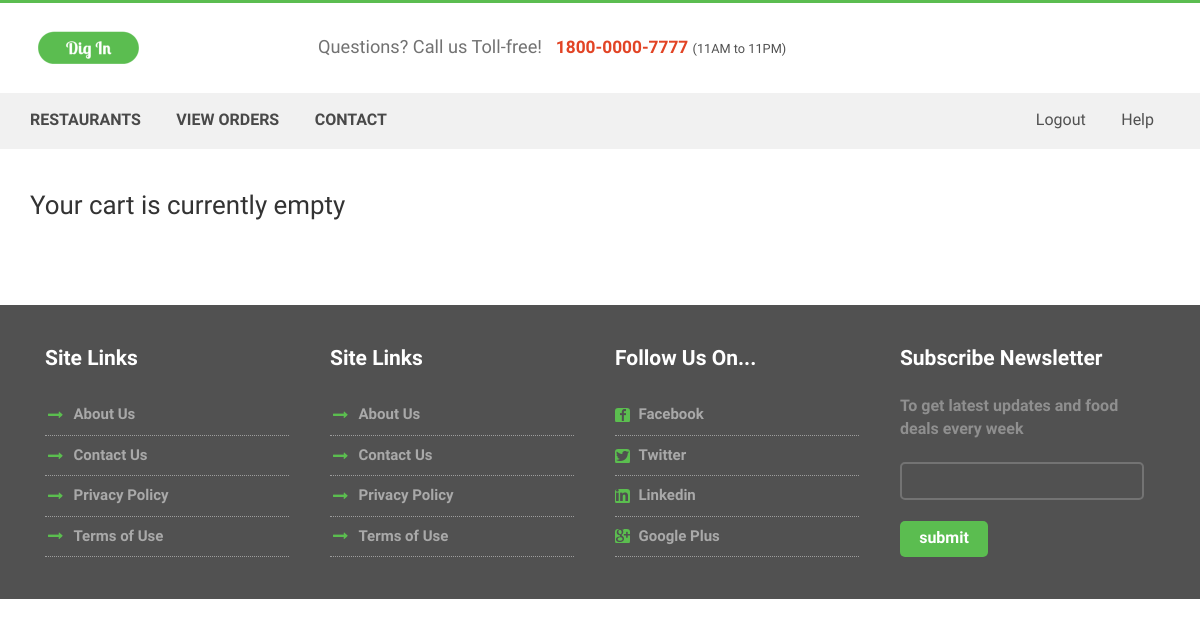
/view_cart (signed in), run on an earlier commit of the app's database.
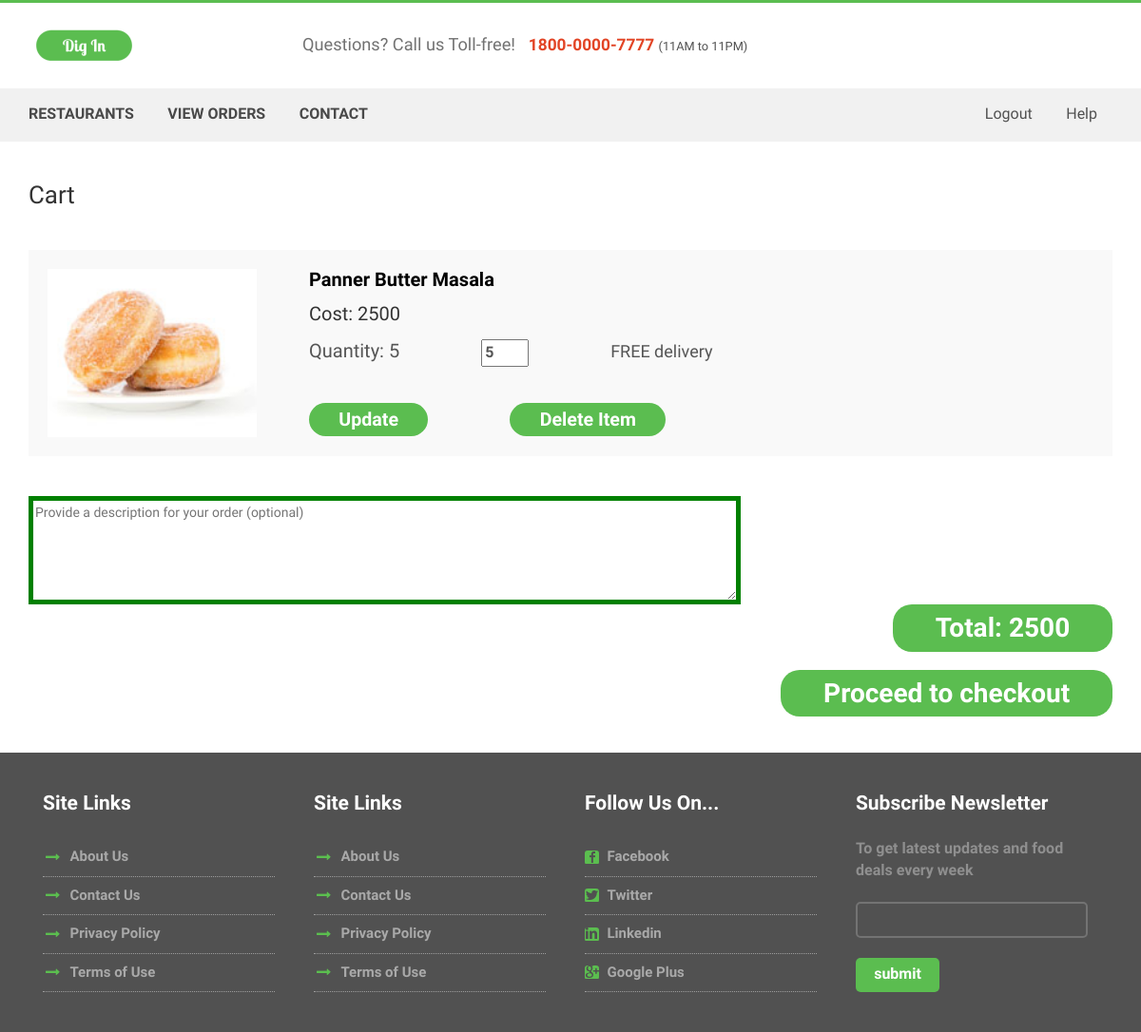
And on a later commit of the database.
### tables this page shows
CREATE TABLE "cart" (
	`customer_id`	INTEGER,
	`product_id`	INTEGER,
	`quantity`	INTEGER,
	`cost`	INTEGER,
	`restaurant_id`	INTEGER,
	PRIMARY KEY(`customer_id`,`product_id`)
);

CREATE TABLE "product" (
	`id`	INTEGER NOT NULL PRIMARY KEY AUTOINCREMENT UNIQUE,
	`name`	TEXT NOT NULL,
	`description`	TEXT NOT NULL,
	`price`	REAL NOT NULL,
	`type`	TEXT,
	`picture`	TEXT,
	`restaurant_id`	INTEGER,
	FOREIGN KEY(`restaurant_id`) REFERENCES `restaurant`(`id`) ON DELETE SET NULL
);

### routes.py (the view)
@app.route('/view_cart',methods=['GET','POST'])
def view_cart():
    if 'username' in session:
        customer = dbHandler.get_customer_from_username(session['username'])
        rows=dbHandler.view_cart(customer[0])
        if not rows:
            return render_template('view_cart.html', items=rows, logged_in = True,cart_empty=True,err_message="Your cart is currently empty")
        return render_template('view_cart.html', items=rows, logged_in = True)
    else:
        return render_template('login.html')

### models.py (called while the page is built)
def get_customer_from_username(username):
    con = sql.connect("digin.db")
    sqlQuery = "select * from customer where (username ='" + username + "')"
    cur = con.cursor()
    cur.execute(sqlQuery)
    row = cur.fetchone()
    return row

def view_cart(customer_id):
    con = sql.connect("digin.db")
    con.row_factory = sql.Row
    t = (customer_id,)
    sqlQuery ="SELECT cart.customer_id,cart.product_id,cart.quantity,cart.cost,product.name,product.picture,product.price,product.restaurant_id FROM cart INNER JOIN product ON cart.product_id =product.id where cart.customer_id= ?"
    cur = con.cursor()
    cur.execute(sqlQuery, t)
    rows = cur.fetchall()
    con.close()
    return rows

### templates/view_cart.html (shortened to what this page needs)
<!DOCTYPE html>
<html>
<head>
<link href="../static/css/bootstrap.css" rel='stylesheet' type='text/css' />
<link href="../static/css/style.css" rel="stylesheet" type="text/css" media="all" />
<link href="../static/css/animate.css" rel='stylesheet' type='text/css' />
</head>
<body>
	<div class="header">
		<div class="container">
			<div class="top-header">
				<div class="logo">
					<a href="{{ url_for('index') }}"><img src="../static/images/logo.png" class="img-responsive" alt="" /></a>
				</div>
				<div class="queries">
					<p>Questions? Call us Toll-free!<span>1800-0000-7777 </span><label>(11AM to 11PM)</label></p>
				</div>
				<div class="clearfix"></div>
			</div>
		</div>
			<div class="menu-bar">
			<div class="container">
				<div class="top-menu">
					<ul>
						<li><a href="{{ url_for('index') }}>Home</a></li>|
						<li class="active"><a href="{{ url_for('restaurants') }}">Restaurants</a></li>
						<li><a href="{{ url_for('vieworders') }}">View Orders</a></li>
						<li><a href="{{ url_for('contact') }}">contact</a></li>
					</ul>
				</div>
				<div class="login-section">
					<ul>
						{% if logged_in %}
							<li><a href="{{ url_for('logout') }}">Logout</a></li>
						{% endif %}
						<li><a href="#">Help</a></li>
					</ul>
				</div>
				<div class="clearfix"></div>
			</div>
		</div>
				</div>
<div class="cart-items">
	<div class="container">
			{% if not cart_empty%}
			 <h1>Cart</h1>
			 {% endif %}
			 {% if cart_empty%}
			 	<h1>{{err_message}}</h1>
			 {% endif %}
			 <div class="cart-header">
				{% set total = {'value': 0} %}
				 {% for item in items %}
				 <div class="cart-sec simpleCart_shelfItem">
						<div class="cart-item cyc">
							 <img src={{url_for('static', filename=item[5])}} class="img-responsive" alt="">
						</div>
					   <div class="cart-item-info">
					   <form id ="{{item[1]}}{{item[4]}}" action="/update_cart" method="post">
						<h3><a href="#" style="font-size:20px">{{item[4]}} </a><span style="font-size:20px"> Cost: {{item[3]}}</span></h3>
						<ul class="qty">
							<li><p style="font-size:20px">Quantity: {{item[2]}}</p></li>
							<li><p><input style="width:50px;font-size:16px;font-weight: bold" type="number" name="quantity" value="{{item[2]}}" min="1" ></p></li>
							<li><p style="font-size:18px">FREE delivery</p></li>
						</ul>
						</form>
							 <div class="delivery">
							 <ul class="qty">
							<li><a class="morebtn hvr-rectangle-in" href="#" onclick='document.getElementById("{{item[1]}}{{item[4]}}").submit();'>Update</a></li>
							<li><a class="morebtn hvr-rectangle-in" href="#" onclick='document.getElementById("{{item[1]}}{{item[0]}}").submit();'>Delete Item</a></li>
							</ul>
				        	</div>
					   </div>
					   <div class="clearfix"></div>
				  </div>
				  {% endfor %}
				   {% if not cart_empty %}
				   <form id="place_order" action="/placeorder" method="post">
				  <textarea name="order_description" style="border:solid 5px green;" placeholder="Provide a description for your order (optional)" cols="90" rows="5"></textarea>
				  </form>
				  <div style="text-align:right; font-size: 20px;">
				   <a class="morebtn hvr-rectangle-in" href="#">Total: {{total.value}}</a><p><br></p>
				  <a class="morebtn hvr-rectangle-in" href="#" onclick="document.getElementById('place_order').submit();">Proceed to checkout</a>
				  </div>
				  {% endif %}
				  </div>
			 </div>
		 </div>
	<div class="contact-section" id="contact">
			<div class="container">
				<div class="contact-section-grids">
					<div class="col-md-3 contact-section-grid wow fadeInLeft" data-wow-delay="0.4s">
						<h4>Site Links</h4>
						<ul>
							<li><i class="point"></i></li>
							<li class="data"><a href="#">About Us</a></li>
						</ul>
						<ul>
							<li><i class="point"></i></li>
							<li class="data"><a href="#">Contact Us</a></li>
						</ul>
						<ul>
							<li><i class="point"></i></li>
							<li class="data"><a href="#">Privacy Policy</a></li>
						</ul>
						<ul>
							<li><i class="point"></i></li>
							<li class="data"><a href="#">Terms of Use</a></li>
						</ul>
					</div>
					<div class="col-md-3 contact-section-grid wow fadeInLeft" data-wow-delay="0.4s">
						<h4>Site Links</h4>
						<ul>
							<li><i class="point"></i></li>
							<li class="data"><a href="#">About Us</a></li>
						</ul>
						<ul>
							<li><i class="point"></i></li>
							<li class="data"><a href="#">Contact Us</a></li>
						</ul>
						<ul>
							<li><i class="point"></i></li>
							<li class="data"><a href="#">Privacy Policy</a></li>
						</ul>
						<ul>
							<li><i class="point"></i></li>
							<li class="data"><a href="#">Terms of Use</a></li>
						</ul>
					</div>
					<div class="col-md-3 contact-section-grid wow fadeInRight" data-wow-delay="0.4s">
						<h4>Follow Us On...</h4>
						<ul>
							<li><i class="fb"></i></li>
							<li class="data"> <a href="#">  Facebook</a></li>
						</ul>
						<ul>
							<li><i class="tw"></i></li>
							<li class="data"> <a href="#">Twitter</a></li>
						</ul>
						<ul>
							<li><i class="in"></i></li>
							<li class="data"><a href="#"> Linkedin</a></li>
						</ul>
						<ul>
							<li><i class="gp"></i></li>
							<li class="data"><a href="#">Google Plus</a></li>
						</ul>
					</div>
					<div class="col-md-3 contact-section-grid nth-grid wow fadeInRight" data-wow-delay="0.4s">
						<h4>Subscribe Newsletter</h4>
						<p>To get latest updates and food deals every week</p>
						<input type="text" class="text" value="" onfocus="this.value = '';" onblur="if (this.value == '') {this.value = '';}">
						<input type="submit" value="submit">
						</div>
					<div class="clearfix"></div>
				</div>
			</div>
		</div>
</body>
</html>

### static/css/style.css (style rules this page uses)
body { padding:0; margin:0; font-family: 'Source Sans Pro', sans-serif; }
body a { transition:0.5s all; -webkit-transition:0.5s all; -moz-transition:0.5s all; -o-transition:0.5s all; -ms-transition:0.5s all; }
input[type="button"],input[type="submit"] { transition:0.5s all; -webkit-transition:0.5s all; -moz-transition:0.5s all; -o-transition:0.5s all; -ms-transition:0.5s all; }
h1,h2,h3,h4,h5,h6 { margin:0; }
p { margin:0; }
ul { margin:0; padding:0; }
label { margin:0; }
.header { border-top: 3px solid #5BBD50; }
.top-header { padding:2em 0; }
.logo { float:left; }
.queries { float:left; margin-left:15%; }
.queries p { color:#727272; font-size:1.3em; font-weight:300; margin-top: 3px; }
.queries p span { color:#E24425; margin-left:0.8em; font-weight:700; font-size:0.95em; }
.queries p label { font-size:0.7em; color:#515151; font-weight:500; }
.top-menu { float:left; color:#D9D9D9; }
.login-section { float:right; color:#D9D9D9; }
.top-menu ul li { display:inline-block; margin: 0 16px; }
.top-menu ul li:first-child { margin-left: 0; }
.top-menu ul li a { text-decoration:none; margin:0.5em 0; display:block; color: #494949; font-size:16px; font-weight:700; text-transform:uppercase; }
.login-section ul li { display:inline-block; margin: 0 16px; }
.login-section ul li a { margin:0.5em 0; display:block; color: #515151; font-size:16px; font-weight:500; }
.menu-bar { background:#F1F1F1; padding:0.6em 0; }
.nth-grid { margin-right:0; }
.contact-section { padding:3em 0; background:#515151; }
.contact-section-grid h4 { color:#FFFFFF; font-size:1.5em; font-weight:700; font-family: 'Lobster Two', cursive; margin-bottom:1.2em; }
.contact-section-grid ul li { display:inline-block; }
.contact-section-grid ul { border-bottom:1px dotted #9D9D9D; }
.contact-section-grid ul li i.point { width:20px; height:15px; background: url("../images/img-sprite.png") no-repeat -260px -46px; display: inline-block; vertical-align: middle; margin-right:5px; }
.contact-section-grid ul li i.fb { width:15px; height:15px; background: url("../images/img-sprite.png") no-repeat -280px -46px; display: inline-block; vertical-align: middle; margin-right:5px; border-radius: 3px; }
.contact-section-grid ul li i.tw { width:15px; height:15px; background: url("../images/img-sprite.png") no-repeat -295px -46px; display: inline-block; vertical-align: middle; margin-right:5px; border-radius: 3px; }
.contact-section-grid ul li i.in { width:15px; height:15px; background: url("../images/img-sprite.png") no-repeat -310px -46px; display: inline-block; vertical-align: middle; margin-right:5px; border-radius: 3px; }
.contact-section-grid ul li i.gp { width:15px; height:15px; background: url("../images/img-sprite.png") no-repeat -325px -46px; display: inline-block; vertical-align: middle; margin-right:5px; border-radius: 3px; }
.contact-section-grid ul li.data { color:#A9A9A9; font-weight:600; font-size:15px; margin:0.6em 0; }
.contact-section-grid ul li a { color:#A9A9A9; }
.contact-section-grid { width: 24%; margin-right: 1%; }
.contact-section-grid p { color:#8F8F8F; font-weight:600; font-size:16px; }
.contact-section-grid input.text { border: 2px solid #737373; outline: none; border-radius: 5px; background:#515151; padding:0.5em; width:100%; margin:1.5em 0; color:#fff; }
.contact-section-grid input[type="submit"] { outline: none; border:none; background:#5BBD50; color:#fff; font-size:16px; font-weight:700; padding:0.4em 1.2em; border-radius:5px; }
.cart-items { padding: 3em 0; }
.cart-items h1 { font-size: 1.85em; margin-bottom:1.7em; }
.cart-item { width: 20%; float: left; margin-right: 5%; }
.cart-item img { width: 100%; }
.cart-item-info { width: 75%; float: left; }
.cart-item-info h3 { font-size: 1em; font-weight: 600; }
.cart-item-info h3 a { color: #000; }
.cart-item-info h3 span { display: block; font-weight: 400; font-size: 0.85em; margin: 0.7em 0; }
ul.qty { padding: 0; margin: 0; list-style: none; }
ul.qty li { display: inline-block; margin-right: 10%; }
ul.qty li p { font-size: 0.8125em; color: #555; }
.delivery { margin-top: 3em; }
.cart-sec { margin-bottom: 3em; background-color: #F9F9F9; padding: 20px; }
.cart-header,.cart-header2,.cart-header3 { position: relative; }
a.morebtn { border: none; outline: none; padding: 0.3em 1.6em; color: #fff; background: #5BBD50; font-size: 1.4em; font-weight: 700; font-family: 'Lobster Two', cursive; border-radius: 20px; -webkit-border-radius: 20px; -moz-border-radius: 20px; -o-border-radius: 20px; text-decoration:none; }

What changed in the data, as far as the page shows it:
added cart: picture (picture), name "Panner Butter Masala", cost "2500", quantity "5"
Also different on the page:
{{ total.value }}: (not shown) → "2500"
{{ err_message }}: "Your cart is currently empty" → (not shown)
text now shown: "Cart Total: Proceed to checkout"
